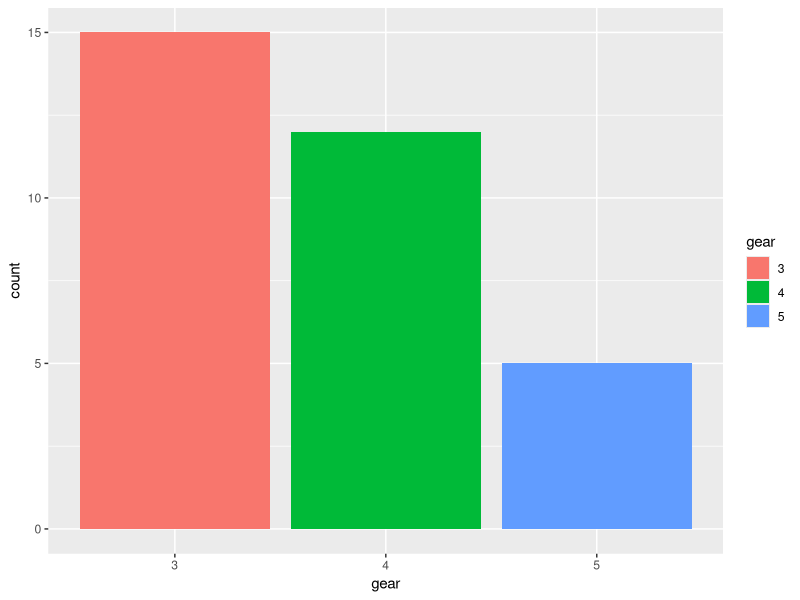
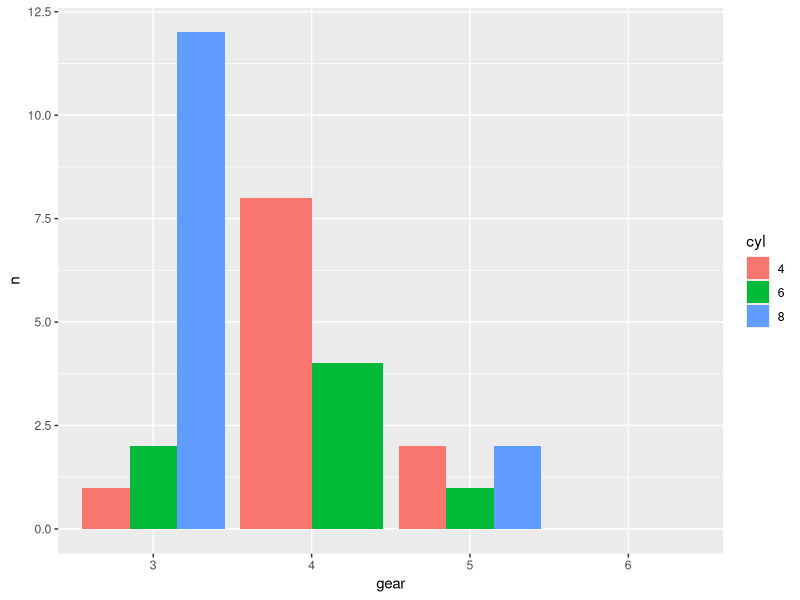
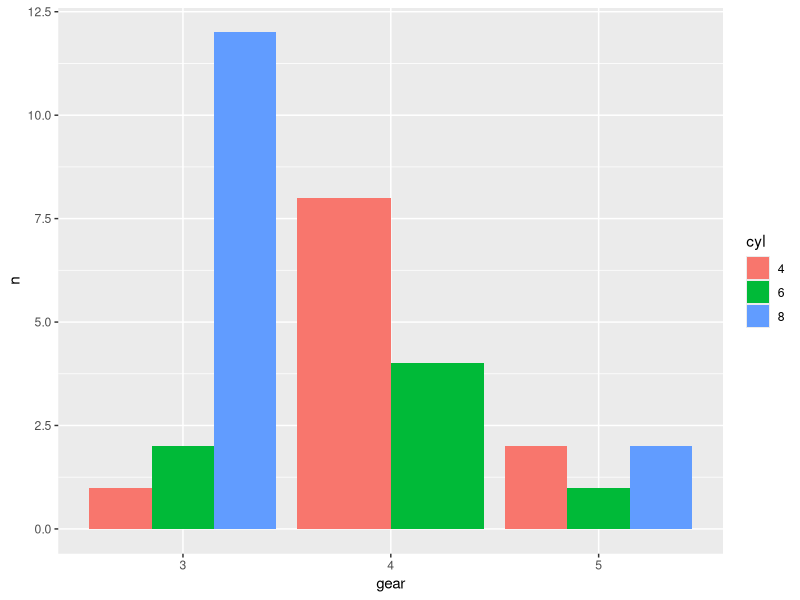
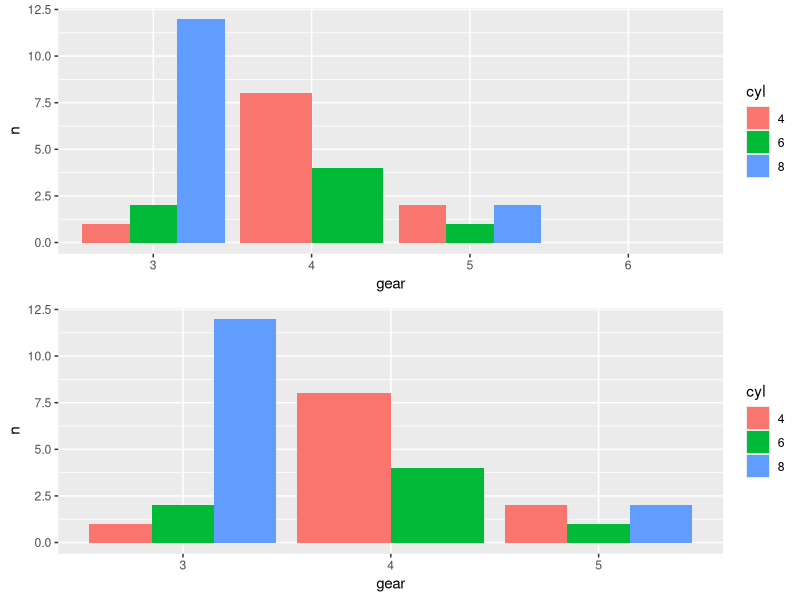
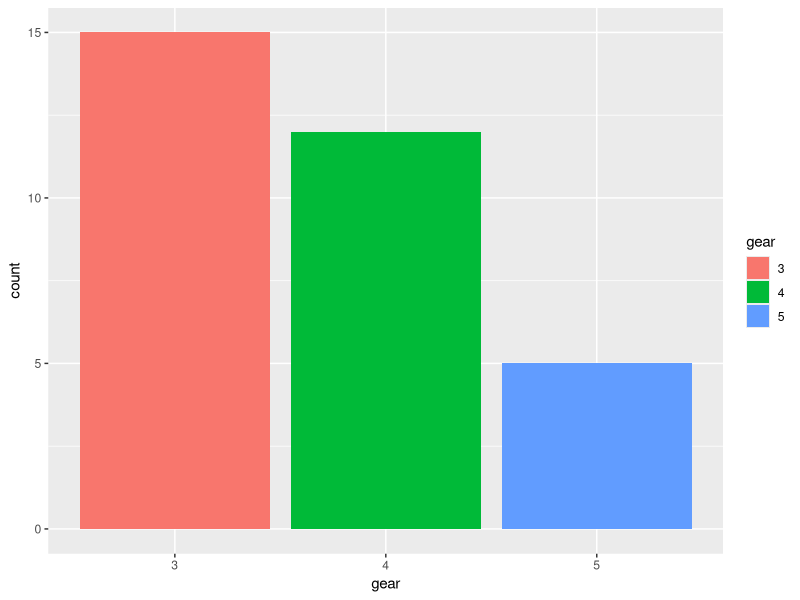
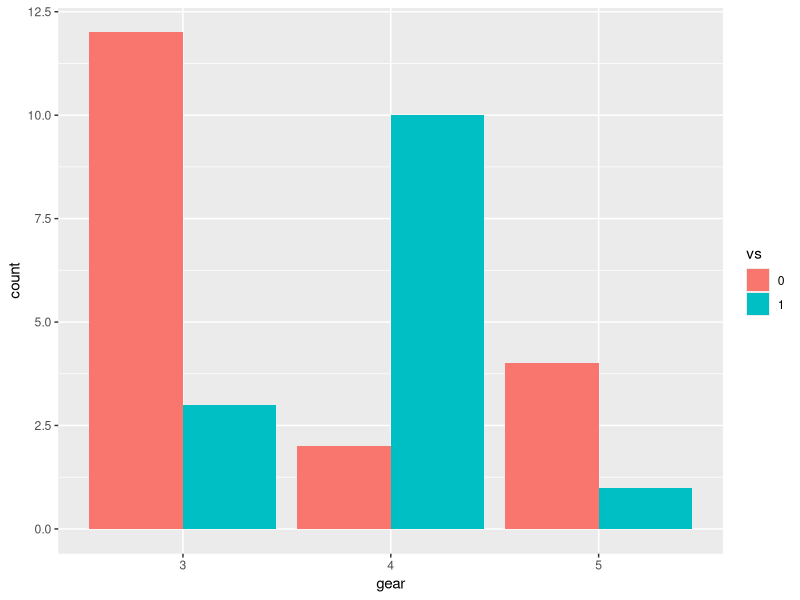
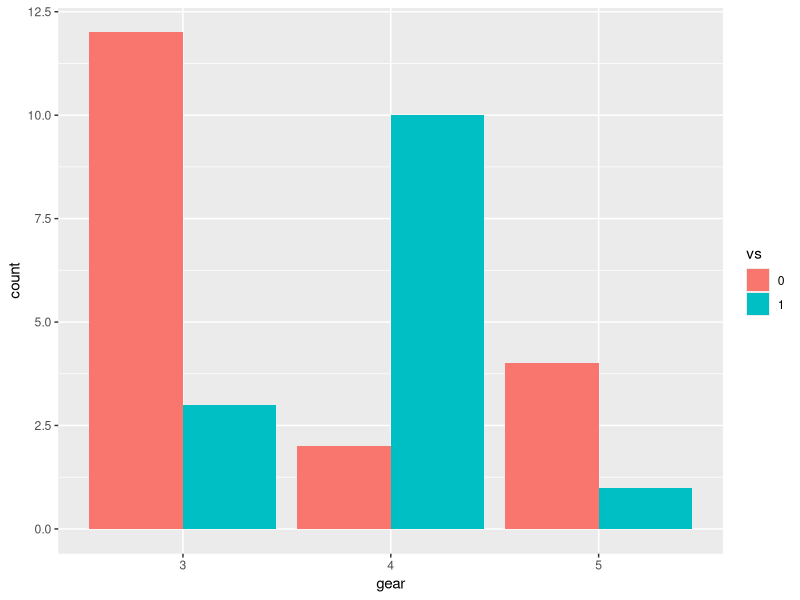
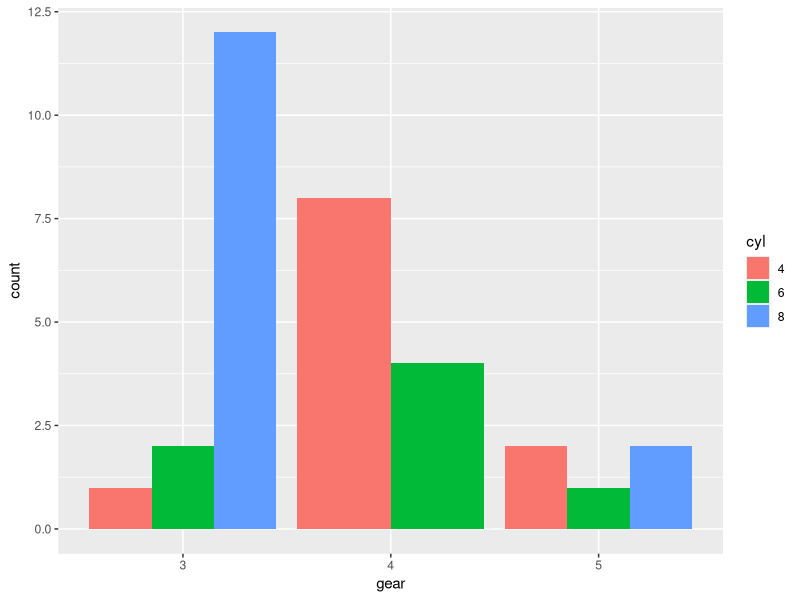

Here is the R script that generated these plots, in order: (Note: this script raises an error after producing the figures.)
#ggplot - Bar Plot : Unused Level
#there is a category but no data: see changes required in Plotting

#categorical Variables
library(dplyr)
library(ggplot2)

df=mtcars
catcols = c('cyl', 'vs', 'am', 'gear', 'carb')
df[,catcols] = lapply(df[,catcols], as.factor)
sapply(df, class)
ggplot(data=df, aes(x=gear, fill=gear)) + geom_bar()


#add unused levels
df2 = df
(df2$gear = as.character(df2$gear))
#as.numeric(as.character(df$factor_var))
df2$gear = factor(df2$gear, levels=c('3','4','5','6'))  #add 6th gear
(s2 <- df2 %>% group_by(cyl, gear) %>% summarise(n=n()))
table(df2$gear)
(gb4a <- ggplot(s2, aes(x=gear, y=n, fill=cyl)) + geom_bar(stat='identity', position='dodge') + scale_fill_discrete(drop=FALSE) + scale_x_discrete(drop=FALSE))
(gb4b <-  ggplot(s2, aes(x=gear, y=n, fill=cyl)) + geom_bar(stat='identity', position='dodge') + scale_fill_discrete(drop=TRUE) + scale_x_discrete(drop=TRUE))
gridExtra::grid.arrange(gb4a, gb4b)

table(df2$gear)
#maintain width levels from any bars  
ggplot(data = df2 , aes(x=gear, fill = gear)) + geom_bar(position = 'dodge')
ggplot(df, aes(x=gear, fill = vs)) +  geom_bar(position = position_dodge(preserve = "single"))
ggplot(df, aes(x=gear, fill = vs)) +  geom_bar(position = position_dodge(preserve = "single"))


(gb5a <- ggplot(df2, aes(x=gear, fill = cyl)) +  geom_bar(position = 'dodge'))  #see width of Gear 4 in Cyl 8 - wider
(gb5b <- ggplot(df2, aes(x=gear, fill = cyl)) +  geom_bar(position = position_dodge(preserve = "single")) + geom_text(stat='count', aes(label=..count..), position=position_dodge2(.6))) #width are equal
(gb5c <- ggplot(data = df2 %>% group_by(cyl, gear) %>% summarise(n=n()) , aes(x=gear, y=n , fill = cyl)) + geom_col(position = 'dodge'))
gridExtra::grid.arrange(gb6a, gb6b)

#remove any unused facet
(gb6a <- ggplot(s2, aes(x = cyl,y = n))  + geom_bar(stat='identity', position='dodge') + facet_grid( ~ gear,drop = FALSE) )
(gb6b <- ggplot(s2, aes(x = cyl,y = n))  + geom_bar(stat='identity', position='dodge') + facet_grid( ~ gear,drop = TRUE) )
#one facet removed
gridExtra::grid.arrange(gb6a, gb6b)


#Links
#https://stackoverflow.com/questions/45728723/ggplot2-dodge-overlapping-preserve-the-width-of-each-element

ggplot(df, aes(cyl, fill = vs)) +  geom_bar(position = "dodge")
with(df, table(cyl , vs ))  #convert table to DF
as.data.frame(with(df, table(cyl , vs )))  #Freq column added
ggplot(as.data.frame(with(df, table(cyl , vs ))),   aes(cyl, y = Freq, fill = vs)) +  geom_col(position = "dodge") +   scale_fill_discrete(drop = FALSE)


g7a <- ggplot(df2,aes(x = gear,fill = cyl)) 
g7a +   geom_bar(colour = "black",position = "dodge",stat = "count")
g7a +   geom_bar(colour = "black",position = position_dodge(preserve='single'),stat = "count")


#end here...
